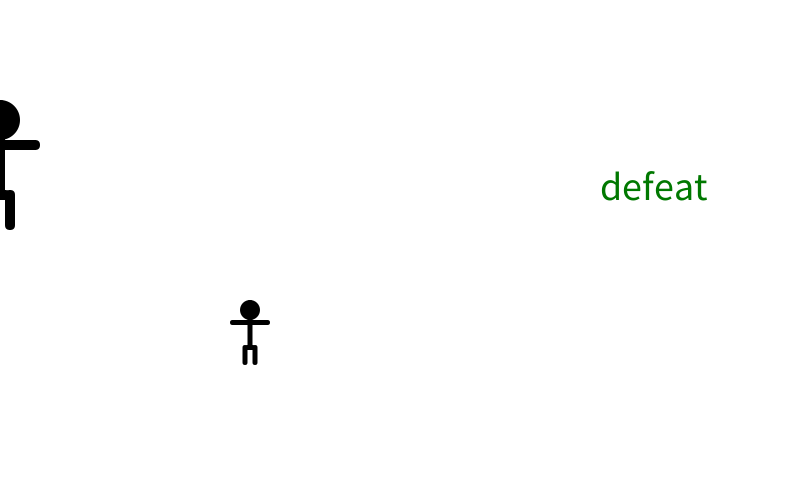
Frame 1 (no input)
Frame 60 (the mouse pressed at the canvas centre just before this capture): identical to frame 1, image omitted
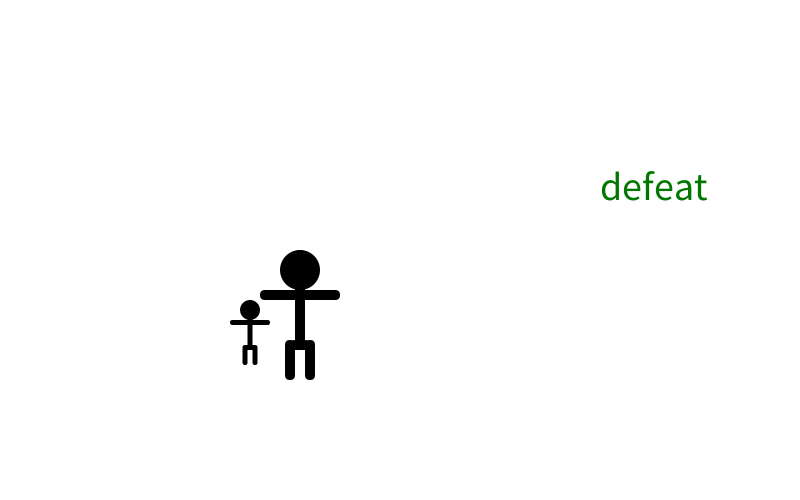
Frame 120 (the mouse held since frame 60 and released just before this capture)

The Processing sketch that drew these frames (run headless with seeded random() and noise(); from frame 60 on, the mouse is pressed at the canvas centre):

// Processing sketch: PoleakTHany
// ── PoleakTHany.pde
float x, y;
float a, b, c, s;
void setup() {
  size(800, 500);
  x = y = 100;
  a = b = 300;
  c = 0;
  s = 5;
}
void draw() {
  background(255);
  poleak (x, y, 10, c);
  thany(a, b, s);
  if (a>200 && a <300) {
    fill(255, 0, 0);
    textSize(40);
    text("victory", 600, 200);
  } else {
    fill(0, 120, 0);
    textSize(40);
    text("defeat", 600, 200);
  }
}
void mouseWheel(MouseEvent ee) {
  float e = ee.getCount();
  if (e>0) s *= 1.1;
  else if (e<0) s *= 0.9;
}
void keyPressed() {
  if (key == 'a') a-=5;
  else if (key == 'd') a+=5;
  else if (key == 'w') b-=5;
  else if (key == 'r') c=1;
  else if (key == 's') b+=5;
  else if (key == 'b') c=2;
  else c = 0;
  if (key == CODED) {
    if (keyCode == UP) b -= 5;
    else if (keyCode == DOWN) b += 5;
    else if (keyCode == LEFT) a -= 5;
    else if (keyCode == RIGHT) a += 5;
  }
}
void mousePressed() {
  x = mouseX;
  y = mouseY;
}

// ── chan.pde
void poleak (float x, float y, float d, float e){
     
     noStroke();
     if (e==2){fill (0,0,255);}
     else if(e==1){fill (255,0,0);}
     else fill(0);
     //head
     circle(x-10*d,y+2*d,d*4);      //circle(100,120,40); 
     //body
     rect(x-10.5*d,y,d*1,d*10,d*2);  //rect(95,100,10,100,20);
     //hand
     rect(x-14*d,y+4*d,d*8,d*1,d*2);   //rect(60,140,80,10,20); 
     //feet
     rect(x-11*d,y+9*d,d*2,d*1,d*2);   //rect(90,190,20,10,20);
     rect(x-11.5*d,y+9*d,d*1,d*4,d*2);   //rect(85,190,10,40,20); 
     rect(x-9.5*d,y+9*d,d*1,d*4,d*2);  //rect(105,190,10,40,20); 

}

// ── vichea.pde
void thany (float x1, float y1, float d1){
     
     noStroke();
     //head
     circle(x1-10*d1,y1+2*d1,d1*4);      //circle(100,120,40); 
     //body
     rect(x1-10.5*d1,y1,d1*1,d1*10,d1*2);  //rect(95,100,10,100,20);
     //hand
     rect(x1-14*d1,y1+4*d1,d1*8,d1*1,d1*2);   //rect(60,140,80,10,20); 
     //feet
     rect(x1-11*d1,y1+9*d1,d1*2,d1*1,d1*2);   //rect(90,190,20,10,20);
     rect(x1-11.5*d1,y1+9*d1,d1*1,d1*4,d1*2);   //rect(85,190,10,40,20); 
     rect(x1-9.5*d1,y1+9*d1,d1*1,d1*4,d1*2);  //rect(105,190,10,40,20); 

}
